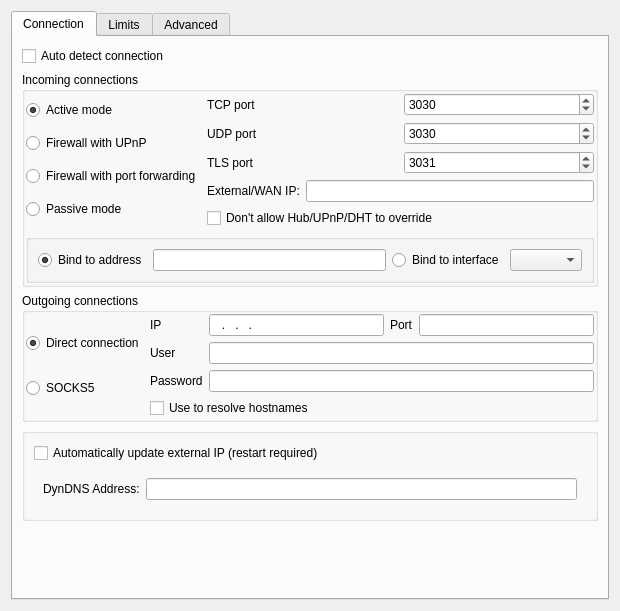
<?xml version="1.0" encoding="UTF-8"?>
<ui version="4.0">
 <class>UISettingsConnection</class>
 <widget class="QWidget" name="UISettingsConnection">
  <property name="geometry">
   <rect>
    <x>0</x>
    <y>0</y>
    <width>620</width>
    <height>611</height>
   </rect>
  </property>
  <property name="windowTitle">
   <string>Form</string>
  </property>
  <layout class="QGridLayout" name="gridLayout">
   <item row="0" column="0">
    <widget class="QTabWidget" name="tabWidget">
     <property name="toolTip">
      <string/>
     </property>
     <property name="currentIndex">
      <number>0</number>
     </property>
     <widget class="QWidget" name="tab">
      <attribute name="title">
       <string>Connection</string>
      </attribute>
      <layout class="QVBoxLayout" name="verticalLayout">
       <item>
        <widget class="QCheckBox" name="checkBox_AUTO_DETECT_CONNECTION">
         <property name="text">
          <string>Auto detect connection</string>
         </property>
        </widget>
       </item>
       <item>
        <widget class="QGroupBox" name="groupBox">
         <property name="title">
          <string>Incoming connections</string>
         </property>
         <layout class="QGridLayout" name="gridLayout_5">
          <property name="margin">
           <number>1</number>
          </property>
          <item row="1" column="0">
           <widget class="QWidget" name="widget" native="true">
            <layout class="QGridLayout" name="gridLayout_2">
             <property name="margin">
              <number>0</number>
             </property>
             <item row="1" column="0">
              <widget class="QRadioButton" name="radioButton_ACTIVE">
               <property name="toolTip">
                <string>Select this mode if your computer is connected directly to the internet.
Do not select this mode if you have a router or any external firewall.
If your computer is not behind a router all you have to do is to choose
this option and usually you don't need to alter anything more in the
connection settings.
However, if you have a software firewall installed, you may need further configuration in the firewall to allow Internet access for SkyliteDC++.</string>
               </property>
               <property name="text">
                <string>Active mode</string>
               </property>
               <property name="checked">
                <bool>true</bool>
               </property>
              </widget>
             </item>
             <item row="3" column="0">
              <widget class="QRadioButton" name="radioButton_PORT">
               <property name="toolTip">
                <string>Select this mode if you are behind a firewall (router), and will set up
the TCP, UDP and TLS port forwarding on your own.
You will need to specify the external IP address of your router using
the setting below if you want downloads to work properly.
Use this mode only if the previous ones are not options for you.</string>
               </property>
               <property name="text">
                <string>Firewall with port forwarding</string>
               </property>
               <property name="autoExclusive">
                <bool>true</bool>
               </property>
              </widget>
             </item>
             <item row="5" column="0">
              <widget class="QRadioButton" name="radioButton_PASSIVE">
               <property name="toolTip">
                <string>Select this mode if none of the previous modes apply. In this mode,
SkyliteDC++ will not try to make inbound connections, only outbound ones.
This mode carries some serious limitations:
  * only 5 results per user will be returned in response to searches;
  * you will not be able to download from other passive users;
  * you may won't be able to search and/or download on certain hubs.</string>
               </property>
               <property name="text">
                <string>Passive mode</string>
               </property>
              </widget>
             </item>
             <item row="2" column="0">
              <widget class="QRadioButton" name="radioButton_UPNP">
               <property name="toolTip">
                <string>Select this mode if you are behind a firewall/router that supports
the UPnP standard for program auto-configuration.
Most routers do support UPnP but you may need to enable it
in the router's configuration page.
This way SkyliteDC++ will automatically open the ports it needs
and obtain your external IP address as well.</string>
               </property>
               <property name="text">
                <string>Firewall with UPnP</string>
               </property>
               <property name="checkable">
                <bool>true</bool>
               </property>
              </widget>
             </item>
            </layout>
           </widget>
          </item>
          <item row="1" column="1">
           <widget class="QFrame" name="frame">
            <property name="frameShape">
             <enum>QFrame::NoFrame</enum>
            </property>
            <property name="frameShadow">
             <enum>QFrame::Raised</enum>
            </property>
            <layout class="QFormLayout" name="formLayout">
             <property name="margin">
              <number>0</number>
             </property>
             <item row="3" column="0">
              <widget class="QLabel" name="label_4">
               <property name="text">
                <string>External/WAN IP:</string>
               </property>
              </widget>
             </item>
             <item row="3" column="1">
              <widget class="LineEdit" name="lineEdit_WANIP">
               <property name="inputMask">
                <string/>
               </property>
              </widget>
             </item>
             <item row="4" column="0" colspan="2">
              <widget class="QCheckBox" name="checkBox_DONTOVERRIDE">
               <property name="text">
                <string>Don't allow Hub/UPnP/DHT to override</string>
               </property>
              </widget>
             </item>
             <item row="0" column="0" colspan="2">
              <layout class="QGridLayout" name="gridLayout_4">
               <item row="0" column="0">
                <widget class="QLabel" name="label">
                 <property name="text">
                  <string>TCP port</string>
                 </property>
                </widget>
               </item>
               <item row="1" column="0">
                <widget class="QLabel" name="label_2">
                 <property name="text">
                  <string>UDP port</string>
                 </property>
                </widget>
               </item>
               <item row="2" column="0">
                <widget class="QLabel" name="label_3">
                 <property name="text">
                  <string>TLS port</string>
                 </property>
                </widget>
               </item>
               <item row="0" column="1">
                <widget class="QSpinBox" name="spinBox_TCP">
                 <property name="minimum">
                  <number>1</number>
                 </property>
                 <property name="maximum">
                  <number>65535</number>
                 </property>
                 <property name="value">
                  <number>3030</number>
                 </property>
                </widget>
               </item>
               <item row="1" column="1">
                <widget class="QSpinBox" name="spinBox_UDP">
                 <property name="minimum">
                  <number>1</number>
                 </property>
                 <property name="maximum">
                  <number>65535</number>
                 </property>
                 <property name="value">
                  <number>3030</number>
                 </property>
                </widget>
               </item>
               <item row="2" column="1">
                <widget class="QSpinBox" name="spinBox_TLS">
                 <property name="minimum">
                  <number>1</number>
                 </property>
                 <property name="maximum">
                  <number>65535</number>
                 </property>
                 <property name="value">
                  <number>3031</number>
                 </property>
                </widget>
               </item>
              </layout>
             </item>
            </layout>
           </widget>
          </item>
          <item row="2" column="0" colspan="2">
           <widget class="QGroupBox" name="groupBox_5">
            <property name="title">
             <string/>
            </property>
            <layout class="QGridLayout" name="gridLayout_12">
             <item row="0" column="1">
              <widget class="QLineEdit" name="lineEdit_BIND_ADDRESS"/>
             </item>
             <item row="0" column="0">
              <widget class="QRadioButton" name="radioButton_BIND_ADDR">
               <property name="text">
                <string>Bind to address</string>
               </property>
               <property name="checked">
                <bool>true</bool>
               </property>
              </widget>
             </item>
             <item row="0" column="2">
              <widget class="QRadioButton" name="radioButton_BIND_IFACE">
               <property name="text">
                <string>Bind to interface</string>
               </property>
              </widget>
             </item>
             <item row="0" column="3">
              <widget class="QComboBox" name="comboBox_IFACES"/>
             </item>
            </layout>
           </widget>
          </item>
         </layout>
        </widget>
       </item>
       <item>
        <widget class="QGroupBox" name="groupBox_2">
         <property name="title">
          <string>Outgoing connections</string>
         </property>
         <layout class="QGridLayout" name="gridLayout_7">
          <property name="margin">
           <number>1</number>
          </property>
          <item row="0" column="0">
           <widget class="QWidget" name="widget_2" native="true">
            <layout class="QGridLayout" name="gridLayout_6">
             <property name="margin">
              <number>0</number>
             </property>
             <item row="1" column="0">
              <widget class="QRadioButton" name="radioButton_DC">
               <property name="toolTip">
                <string>Select this mode if you can make unrestricted outbound connections.
This includes connecting to any IP address on any port.
Choose this option if unsure.</string>
               </property>
               <property name="text">
                <string>Direct connection</string>
               </property>
               <property name="checked">
                <bool>true</bool>
               </property>
              </widget>
             </item>
             <item row="2" column="0">
              <widget class="QRadioButton" name="radioButton_SOCKS">
               <property name="toolTip">
                <string>Select this mode if you want to make outbound connections through
a SOCKS proxy. The caveats for Passive mode also apply here.
SOCKS5 proxies are not the same as HTTP proxies.
DC++'s SOCKS5 support does not include GSSAPI.</string>
               </property>
               <property name="text">
                <string>SOCKS5</string>
               </property>
              </widget>
             </item>
            </layout>
           </widget>
          </item>
          <item row="0" column="1">
           <widget class="QFrame" name="frame_2">
            <property name="frameShape">
             <enum>QFrame::NoFrame</enum>
            </property>
            <property name="frameShadow">
             <enum>QFrame::Raised</enum>
            </property>
            <layout class="QGridLayout" name="gridLayout_8">
             <property name="margin">
              <number>0</number>
             </property>
             <item row="0" column="1">
              <widget class="LineEdit" name="lineEdit_SIP">
               <property name="inputMask">
                <string>000.000.000.000; </string>
               </property>
              </widget>
             </item>
             <item row="2" column="1" colspan="3">
              <widget class="LineEdit" name="lineEdit_SUSR"/>
             </item>
             <item row="3" column="1" colspan="3">
              <widget class="LineEdit" name="lineEdit_SPSWD"/>
             </item>
             <item row="0" column="0">
              <widget class="QLabel" name="label_5">
               <property name="text">
                <string>IP</string>
               </property>
              </widget>
             </item>
             <item row="2" column="0">
              <widget class="QLabel" name="label_7">
               <property name="text">
                <string>User</string>
               </property>
              </widget>
             </item>
             <item row="3" column="0">
              <widget class="QLabel" name="label_8">
               <property name="text">
                <string>Password</string>
               </property>
              </widget>
             </item>
             <item row="0" column="2">
              <widget class="QLabel" name="label_6">
               <property name="text">
                <string>Port</string>
               </property>
              </widget>
             </item>
             <item row="0" column="3">
              <widget class="LineEdit" name="lineEdit_SPORT">
               <property name="minimumSize">
                <size>
                 <width>60</width>
                 <height>0</height>
                </size>
               </property>
               <property name="inputMask">
                <string>00000; </string>
               </property>
              </widget>
             </item>
             <item row="4" column="0" colspan="4">
              <widget class="QCheckBox" name="checkBox_RESOLVE">
               <property name="text">
                <string>Use to resolve hostnames</string>
               </property>
              </widget>
             </item>
            </layout>
           </widget>
          </item>
         </layout>
        </widget>
       </item>
       <item>
        <widget class="QGroupBox" name="groupBox_4">
         <property name="title">
          <string/>
         </property>
         <layout class="QGridLayout" name="gridLayout_9">
          <item row="2" column="0" colspan="4">
           <widget class="QFrame" name="frame_6">
            <property name="frameShape">
             <enum>QFrame::NoFrame</enum>
            </property>
            <property name="frameShadow">
             <enum>QFrame::Raised</enum>
            </property>
            <layout class="QHBoxLayout" name="horizontalLayout_5">
             <item>
              <widget class="QLabel" name="label_18">
               <property name="text">
                <string>DynDNS Address:</string>
               </property>
              </widget>
             </item>
             <item>
              <widget class="QLineEdit" name="lineEdit_DYNDNS_SERVER"/>
             </item>
            </layout>
           </widget>
          </item>
          <item row="0" column="2">
           <spacer name="horizontalSpacer_8">
            <property name="orientation">
             <enum>Qt::Horizontal</enum>
            </property>
            <property name="sizeHint" stdset="0">
             <size>
              <width>40</width>
              <height>20</height>
             </size>
            </property>
           </spacer>
          </item>
          <item row="0" column="0" colspan="2">
           <widget class="QCheckBox" name="checkBox_DYNDNS">
            <property name="toolTip">
             <string>When enabled can hang program on exit.</string>
            </property>
            <property name="text">
             <string>Automatically update external IP (restart required)</string>
            </property>
           </widget>
          </item>
         </layout>
        </widget>
       </item>
       <item>
        <spacer name="verticalSpacer_2">
         <property name="orientation">
          <enum>Qt::Vertical</enum>
         </property>
         <property name="sizeHint" stdset="0">
          <size>
           <width>20</width>
           <height>6</height>
          </size>
         </property>
        </spacer>
       </item>
      </layout>
     </widget>
     <widget class="QWidget" name="tab_2">
      <attribute name="title">
       <string>Limits</string>
      </attribute>
      <layout class="QVBoxLayout" name="verticalLayout_2">
       <item>
        <widget class="QGroupBox" name="groupBox_3">
         <property name="sizePolicy">
          <sizepolicy hsizetype="Expanding" vsizetype="Minimum">
           <horstretch>0</horstretch>
           <verstretch>0</verstretch>
          </sizepolicy>
         </property>
         <property name="toolTip">
          <string/>
         </property>
         <property name="title">
          <string>Limits</string>
         </property>
         <layout class="QVBoxLayout" name="verticalLayout_3">
          <item>
           <widget class="QCheckBox" name="checkBox_THROTTLE_ENABLE">
            <property name="text">
             <string>Enable Throttle</string>
            </property>
           </widget>
          </item>
          <item>
           <widget class="QFrame" name="frame_3">
            <property name="sizePolicy">
             <sizepolicy hsizetype="Expanding" vsizetype="Expanding">
              <horstretch>0</horstretch>
              <verstretch>0</verstretch>
             </sizepolicy>
            </property>
            <property name="frameShape">
             <enum>QFrame::NoFrame</enum>
            </property>
            <property name="frameShadow">
             <enum>QFrame::Raised</enum>
            </property>
            <layout class="QVBoxLayout" name="verticalLayout_4">
             <property name="margin">
              <number>0</number>
             </property>
             <item>
              <widget class="QFrame" name="frameBasicLimits">
               <property name="enabled">
                <bool>false</bool>
               </property>
               <layout class="QHBoxLayout" name="horizontalLayout">
                <item>
                 <widget class="QLabel" name="label_11">
                  <property name="text">
                   <string>Download</string>
                  </property>
                 </widget>
                </item>
                <item>
                 <widget class="QSpinBox" name="spinBox_DOWN_LIMIT_NORMAL">
                  <property name="maximum">
                   <number>125000</number>
                  </property>
                 </widget>
                </item>
                <item>
                 <widget class="QLabel" name="label_14">
                  <property name="text">
                   <string>KiB/s</string>
                  </property>
                 </widget>
                </item>
                <item>
                 <spacer name="horizontalSpacer_2">
                  <property name="orientation">
                   <enum>Qt::Horizontal</enum>
                  </property>
                  <property name="sizeHint" stdset="0">
                   <size>
                    <width>40</width>
                    <height>20</height>
                   </size>
                  </property>
                 </spacer>
                </item>
                <item>
                 <widget class="QLabel" name="label_12">
                  <property name="text">
                   <string>Upload</string>
                  </property>
                 </widget>
                </item>
                <item>
                 <widget class="QSpinBox" name="spinBox_UP_LIMIT_NORMAL">
                  <property name="maximum">
                   <number>125000</number>
                  </property>
                 </widget>
                </item>
                <item>
                 <widget class="QLabel" name="label_15">
                  <property name="text">
                   <string>KiB/s</string>
                  </property>
                 </widget>
                </item>
                <item>
                 <spacer name="horizontalSpacer_6">
                  <property name="orientation">
                   <enum>Qt::Horizontal</enum>
                  </property>
                  <property name="sizeHint" stdset="0">
                   <size>
                    <width>40</width>
                    <height>20</height>
                   </size>
                  </property>
                 </spacer>
                </item>
               </layout>
              </widget>
             </item>
             <item>
              <widget class="QWidget" name="frameOptionalLimits" native="true">
               <property name="enabled">
                <bool>false</bool>
               </property>
               <layout class="QGridLayout" name="gridLayout_3">
                <item row="0" column="0">
                 <widget class="QCheckBox" name="checkBox_TIME_DEPENDENT_THROTTLE">
                  <property name="text">
                   <string>Alternate speed limit at time from </string>
                  </property>
                 </widget>
                </item>
                <item row="0" column="1">
                 <widget class="QFrame" name="frameOptionalLimitsPeriod">
                  <property name="enabled">
                   <bool>false</bool>
                  </property>
                  <property name="frameShape">
                   <enum>QFrame::NoFrame</enum>
                  </property>
                  <property name="frameShadow">
                   <enum>QFrame::Raised</enum>
                  </property>
                  <layout class="QHBoxLayout" name="horizontalLayout_4">
                   <item>
                    <widget class="QSpinBox" name="spinBox_BANDWIDTH_LIMIT_START">
                     <property name="maximum">
                      <number>23</number>
                     </property>
                    </widget>
                   </item>
                   <item>
                    <widget class="QLabel" name="label_13">
                     <property name="text">
                      <string>to</string>
                     </property>
                    </widget>
                   </item>
                   <item>
                    <widget class="QSpinBox" name="spinBox_BANDWIDTH_LIMIT_END">
                     <property name="maximum">
                      <number>23</number>
                     </property>
                    </widget>
                   </item>
                   <item>
                    <widget class="QLabel" name="label_19">
                     <property name="text">
                      <string>hour(s)</string>
                     </property>
                    </widget>
                   </item>
                   <item>
                    <spacer name="horizontalSpacer_4">
                     <property name="orientation">
                      <enum>Qt::Horizontal</enum>
                     </property>
                     <property name="sizeHint" stdset="0">
                      <size>
                       <width>40</width>
                       <height>20</height>
                      </size>
                     </property>
                    </spacer>
                   </item>
                  </layout>
                 </widget>
                </item>
                <item row="1" column="0" colspan="2">
                 <widget class="QFrame" name="frameOptionalLimitsValues">
                  <property name="enabled">
                   <bool>false</bool>
                  </property>
                  <property name="frameShape">
                   <enum>QFrame::NoFrame</enum>
                  </property>
                  <property name="frameShadow">
                   <enum>QFrame::Raised</enum>
                  </property>
                  <layout class="QGridLayout" name="gridLayout_10">
                   <item row="0" column="0">
                    <widget class="QLabel" name="label_9">
                     <property name="text">
                      <string>Download</string>
                     </property>
                    </widget>
                   </item>
                   <item row="0" column="1">
                    <widget class="QSpinBox" name="spinBox_DOWN_LIMIT_TIME">
                     <property name="maximum">
                      <number>125000</number>
                     </property>
                    </widget>
                   </item>
                   <item row="0" column="3">
                    <spacer name="horizontalSpacer">
                     <property name="orientation">
                      <enum>Qt::Horizontal</enum>
                     </property>
                     <property name="sizeHint" stdset="0">
                      <size>
                       <width>124</width>
                       <height>22</height>
                      </size>
                     </property>
                    </spacer>
                   </item>
                   <item row="0" column="4">
                    <widget class="QLabel" name="label_10">
                     <property name="text">
                      <string>Upload</string>
                     </property>
                    </widget>
                   </item>
                   <item row="0" column="5">
                    <widget class="QSpinBox" name="spinBox_UP_LIMIT_TIME">
                     <property name="maximum">
                      <number>125000</number>
                     </property>
                    </widget>
                   </item>
                   <item row="0" column="6">
                    <widget class="QLabel" name="label_17">
                     <property name="text">
                      <string>KiB/s</string>
                     </property>
                    </widget>
                   </item>
                   <item row="0" column="7">
                    <spacer name="horizontalSpacer_5">
                     <property name="orientation">
                      <enum>Qt::Horizontal</enum>
                     </property>
                     <property name="sizeHint" stdset="0">
                      <size>
                       <width>124</width>
                       <height>22</height>
                      </size>
                     </property>
                    </spacer>
                   </item>
                   <item row="1" column="1">
                    <widget class="QSpinBox" name="spinBox_ALTERNATE_SLOTS"/>
                   </item>
                   <item row="1" column="0">
                    <widget class="QLabel" name="label_21">
                     <property name="text">
                      <string>Slots</string>
                     </property>
                     <property name="alignment">
                      <set>Qt::AlignCenter</set>
                     </property>
                    </widget>
                   </item>
                   <item row="0" column="2">
                    <widget class="QLabel" name="label_16">
                     <property name="text">
                      <string>KiB/s</string>
                     </property>
                    </widget>
                   </item>
                  </layout>
                 </widget>
                </item>
               </layout>
              </widget>
             </item>
            </layout>
           </widget>
          </item>
         </layout>
        </widget>
       </item>
       <item>
        <spacer name="verticalSpacer">
         <property name="orientation">
          <enum>Qt::Vertical</enum>
         </property>
         <property name="sizeHint" stdset="0">
          <size>
           <width>20</width>
           <height>40</height>
          </size>
         </property>
        </spacer>
       </item>
      </layout>
     </widget>
     <widget class="QWidget" name="tab_3">
      <attribute name="title">
       <string>Advanced</string>
      </attribute>
      <layout class="QVBoxLayout" name="verticalLayout_5">
       <item>
        <layout class="QGridLayout" name="gridLayout_11">
         <item row="0" column="0">
          <spacer name="horizontalSpacer_7">
           <property name="orientation">
            <enum>Qt::Horizontal</enum>
           </property>
           <property name="sizeHint" stdset="0">
            <size>
             <width>40</width>
             <height>20</height>
            </size>
           </property>
          </spacer>
         </item>
         <item row="0" column="1">
          <widget class="QLabel" name="label_20">
           <property name="sizePolicy">
            <sizepolicy hsizetype="MinimumExpanding" vsizetype="Preferred">
             <horstretch>0</horstretch>
             <verstretch>0</verstretch>
            </sizepolicy>
           </property>
           <property name="text">
            <string>Reconnect to hub (seconds)</string>
           </property>
           <property name="alignment">
            <set>Qt::AlignRight|Qt::AlignTrailing|Qt::AlignVCenter</set>
           </property>
          </widget>
         </item>
         <item row="0" column="2">
          <widget class="QSpinBox" name="spinBox_RECONNECT_DELAY">
           <property name="maximum">
            <number>9999</number>
           </property>
          </widget>
         </item>
         <item row="1" column="1">
          <widget class="QLabel" name="label_22">
           <property name="sizePolicy">
            <sizepolicy hsizetype="MinimumExpanding" vsizetype="Preferred">
             <horstretch>0</horstretch>
             <verstretch>0</verstretch>
            </sizepolicy>
           </property>
           <property name="text">
            <string>Type-of-Service (ToS)</string>
           </property>
           <property name="alignment">
            <set>Qt::AlignRight|Qt::AlignTrailing|Qt::AlignVCenter</set>
           </property>
          </widget>
         </item>
         <item row="1" column="2">
          <widget class="QComboBox" name="comboBox_TOS">
           <property name="minimumSize">
            <size>
             <width>100</width>
             <height>0</height>
            </size>
           </property>
           <property name="toolTip">
            <string>&lt;!DOCTYPE HTML PUBLIC &quot;-//W3C//DTD HTML 4.0//EN&quot; &quot;http://www.w3.org/TR/REC-html40/strict.dtd&quot;&gt;
&lt;html&gt;&lt;head&gt;&lt;meta name=&quot;qrichtext&quot; content=&quot;1&quot; /&gt;&lt;style type=&quot;text/css&quot;&gt;
p, li { white-space: pre-wrap; }
&lt;/style&gt;&lt;/head&gt;&lt;body style=&quot; font-family:'Sans Serif'; font-size:9pt; font-weight:400; font-style:normal;&quot;&gt;
&lt;p style=&quot; margin-top:0px; margin-bottom:0px; margin-left:0px; margin-right:0px; -qt-block-indent:0; text-indent:0px;&quot;&gt;Set the Type-Of-Service (TOS) field that is sent with every &lt;a href=&quot;http://en.wikipedia.org/wiki/IP_packet&quot;&gt;&lt;span style=&quot; text-decoration: underline; color:#0057ae;&quot;&gt;IP packet&lt;/span&gt;&lt;/a&gt; originating from this socket. It is used to prioritize packets on the network. TOS is a byte. There are some standard TOS flags defined: &lt;/p&gt;
&lt;p style=&quot;-qt-paragraph-type:empty; margin-top:0px; margin-bottom:0px; margin-left:0px; margin-right:0px; -qt-block-indent:0; text-indent:0px;&quot;&gt;&lt;/p&gt;
&lt;p style=&quot; margin-top:0px; margin-bottom:0px; margin-left:0px; margin-right:0px; -qt-block-indent:0; text-indent:0px;&quot;&gt;&lt;span style=&quot; font-weight:600;&quot;&gt; - &amp;quot;Low delay&amp;quot;&lt;/span&gt; to minimize delays for interactive traffic&lt;/p&gt;
&lt;p style=&quot; margin-top:0px; margin-bottom:0px; margin-left:0px; margin-right:0px; -qt-block-indent:0; text-indent:0px;&quot;&gt;&lt;span style=&quot; font-weight:600;&quot;&gt; - &amp;quot;Throughput&amp;quot;&lt;/span&gt; to optimize throughput&lt;/p&gt;
&lt;p style=&quot; margin-top:0px; margin-bottom:0px; margin-left:0px; margin-right:0px; -qt-block-indent:0; text-indent:0px;&quot;&gt;&lt;span style=&quot; font-weight:600;&quot;&gt; - &amp;quot;Reliability&amp;quot;&lt;/span&gt; to optimize for reliability&lt;/p&gt;
&lt;p style=&quot; margin-top:0px; margin-bottom:0px; margin-left:0px; margin-right:0px; -qt-block-indent:0; text-indent:0px;&quot;&gt;&lt;span style=&quot; font-weight:600;&quot;&gt; - &amp;quot;Minimal cost&amp;quot;&lt;/span&gt; should be used for &amp;quot;filler data&amp;quot; where slow transmission doesn't matter&lt;/p&gt;
&lt;p style=&quot;-qt-paragraph-type:empty; margin-top:0px; margin-bottom:0px; margin-left:0px; margin-right:0px; -qt-block-indent:0; text-indent:0px;&quot;&gt;&lt;/p&gt;
&lt;p style=&quot; margin-top:0px; margin-bottom:0px; margin-left:0px; margin-right:0px; -qt-block-indent:0; text-indent:0px;&quot;&gt;At most one of these TOS values can be specified. Linux sends &lt;span style=&quot; font-weight:600;&quot;&gt;&amp;quot;Low delay&amp;quot;&lt;/span&gt; datagrams first by default, but the exact behaviour depends on the configured queueing discipline.&lt;span style=&quot; font-weight:600;&quot;&gt; Warning! This option needs superuser privileges!&lt;/span&gt;&lt;/p&gt;&lt;/body&gt;&lt;/html&gt;</string>
           </property>
           <item>
            <property name="text">
             <string>No</string>
            </property>
           </item>
           <item>
            <property name="text">
             <string>Low delay</string>
            </property>
           </item>
           <item>
            <property name="text">
             <string>Throughput</string>
            </property>
           </item>
           <item>
            <property name="text">
             <string>Reliability</string>
            </property>
           </item>
           <item>
            <property name="text">
             <string>Minimal cost</string>
            </property>
           </item>
          </widget>
         </item>
        </layout>
       </item>
       <item>
        <widget class="QGroupBox" name="groupBox_DHT">
         <property name="title">
          <string>Enable DHT</string>
         </property>
         <property name="checkable">
          <bool>true</bool>
         </property>
         <layout class="QHBoxLayout" name="horizontalLayout_2">
          <item>
           <spacer name="horizontalSpacer_3">
            <property name="orientation">
             <enum>Qt::Horizontal</enum>
            </property>
            <property name="sizeHint" stdset="0">
             <size>
              <width>437</width>
              <height>20</height>
             </size>
            </property>
           </spacer>
          </item>
          <item>
           <layout class="QGridLayout" name="gridLayout_13">
            <item row="0" column="0">
             <widget class="QLabel" name="label_23">
              <property name="text">
               <string>DHT port</string>
              </property>
             </widget>
            </item>
            <item row="0" column="1">
             <widget class="QSpinBox" name="spinBox_DHT">
              <property name="minimum">
               <number>1</number>
              </property>
              <property name="maximum">
               <number>65535</number>
              </property>
              <property name="value">
               <number>6250</number>
              </property>
             </widget>
            </item>
           </layout>
          </item>
         </layout>
        </widget>
       </item>
       <item>
        <spacer name="verticalSpacer_3">
         <property name="orientation">
          <enum>Qt::Vertical</enum>
         </property>
         <property name="sizeHint" stdset="0">
          <size>
           <width>20</width>
           <height>40</height>
          </size>
         </property>
        </spacer>
       </item>
      </layout>
     </widget>
    </widget>
   </item>
  </layout>
 </widget>
 <customwidgets>
  <customwidget>
   <class>LineEdit</class>
   <extends>QLineEdit</extends>
   <header>LineEdit.h</header>
  </customwidget>
 </customwidgets>
 <resources/>
 <connections>
  <connection>
   <sender>checkBox_TIME_DEPENDENT_THROTTLE</sender>
   <signal>toggled(bool)</signal>
   <receiver>frameOptionalLimitsValues</receiver>
   <slot>setEnabled(bool)</slot>
   <hints>
    <hint type="sourcelabel">
     <x>167</x>
     <y>200</y>
    </hint>
    <hint type="destinationlabel">
     <x>300</x>
     <y>265</y>
    </hint>
   </hints>
  </connection>
  <connection>
   <sender>checkBox_THROTTLE_ENABLE</sender>
   <signal>toggled(bool)</signal>
   <receiver>frameBasicLimits</receiver>
   <slot>setEnabled(bool)</slot>
   <hints>
    <hint type="sourcelabel">
     <x>281</x>
     <y>68</y>
    </hint>
    <hint type="destinationlabel">
     <x>281</x>
     <y>101</y>
    </hint>
   </hints>
  </connection>
  <connection>
   <sender>checkBox_TIME_DEPENDENT_THROTTLE</sender>
   <signal>toggled(bool)</signal>
   <receiver>frameOptionalLimitsPeriod</receiver>
   <slot>setEnabled(bool)</slot>
   <hints>
    <hint type="sourcelabel">
     <x>167</x>
     <y>200</y>
    </hint>
    <hint type="destinationlabel">
     <x>596</x>
     <y>205</y>
    </hint>
   </hints>
  </connection>
  <connection>
   <sender>checkBox_THROTTLE_ENABLE</sender>
   <signal>toggled(bool)</signal>
   <receiver>frameOptionalLimits</receiver>
   <slot>setEnabled(bool)</slot>
   <hints>
    <hint type="sourcelabel">
     <x>281</x>
     <y>68</y>
    </hint>
    <hint type="destinationlabel">
     <x>296</x>
     <y>269</y>
    </hint>
   </hints>
  </connection>
  <connection>
   <sender>radioButton_BIND_ADDR</sender>
   <signal>toggled(bool)</signal>
   <receiver>lineEdit_BIND_ADDRESS</receiver>
   <slot>setEnabled(bool)</slot>
   <hints>
    <hint type="sourcelabel">
     <x>111</x>
     <y>239</y>
    </hint>
    <hint type="destinationlabel">
     <x>210</x>
     <y>239</y>
    </hint>
   </hints>
  </connection>
  <connection>
   <sender>radioButton_BIND_IFACE</sender>
   <signal>toggled(bool)</signal>
   <receiver>comboBox_IFACES</receiver>
   <slot>setEnabled(bool)</slot>
   <hints>
    <hint type="sourcelabel">
     <x>426</x>
     <y>242</y>
    </hint>
    <hint type="destinationlabel">
     <x>548</x>
     <y>241</y>
    </hint>
   </hints>
  </connection>
 </connections>
</ui>
